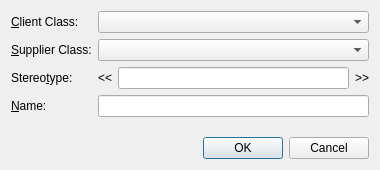
<?xml version="1.0" encoding="UTF-8"?>
<ui version="4.0">
 <class>DependencyDialog</class>
 <widget class="QDialog" name="DependencyDialog">
  <property name="geometry">
   <rect>
    <x>0</x>
    <y>0</y>
    <width>380</width>
    <height>170</height>
   </rect>
  </property>
  <property name="windowTitle">
   <string>Dependency</string>
  </property>
  <layout class="QVBoxLayout" name="mainLayout">
   <item>
    <layout class="QFormLayout" name="formLayout">
     <item row="0" column="0">
      <widget class="QLabel" name="labelFromClass">
       <property name="text">
        <string>&amp;Client Class:</string>
       </property>
       <property name="buddy">
        <cstring>comboFromClass</cstring>
       </property>
      </widget>
     </item>
     <item row="0" column="1">
      <widget class="QComboBox" name="comboFromClass"/>
     </item>
     <item row="1" column="0">
      <widget class="QLabel" name="labelToClass">
       <property name="text">
        <string>&amp;Supplier Class:</string>
       </property>
       <property name="buddy">
        <cstring>comboToClass</cstring>
       </property>
      </widget>
     </item>
     <item row="1" column="1">
      <widget class="QComboBox" name="comboToClass"/>
     </item>
     <item row="2" column="0">
      <widget class="QLabel" name="labelStereotype">
       <property name="text">
        <string>Stereo&amp;type:</string>
       </property>
       <property name="buddy">
        <cstring>lineEditStereotype</cstring>
       </property>
      </widget>
     </item>
     <item row="2" column="1">
      <layout class="QHBoxLayout" name="stereotypeRow">
       <item>
        <widget class="QLabel" name="labelGuillemetOpen">
         <property name="text">
          <string>&lt;&lt;</string>
         </property>
        </widget>
       </item>
       <item>
        <widget class="QLineEdit" name="lineEditStereotype"/>
       </item>
       <item>
        <widget class="QLabel" name="labelGuillemetClose">
         <property name="text">
          <string>&gt;&gt;</string>
         </property>
        </widget>
       </item>
      </layout>
     </item>
     <item row="3" column="0">
      <widget class="QLabel" name="labelName">
       <property name="text">
        <string>&amp;Name:</string>
       </property>
       <property name="buddy">
        <cstring>lineEditName</cstring>
       </property>
      </widget>
     </item>
     <item row="3" column="1">
      <widget class="QLineEdit" name="lineEditName"/>
     </item>
    </layout>
   </item>
   <item>
    <spacer name="verticalSpacer">
     <property name="orientation">
      <enum>Qt::Orientation::Vertical</enum>
     </property>
     <property name="sizeHint" stdset="0">
      <size>
       <width>20</width>
       <height>10</height>
      </size>
     </property>
    </spacer>
   </item>
   <item>
    <widget class="QDialogButtonBox" name="buttonBox">
     <property name="orientation">
      <enum>Qt::Orientation::Horizontal</enum>
     </property>
     <property name="standardButtons">
      <set>QDialogButtonBox::StandardButton::Cancel|QDialogButtonBox::StandardButton::Ok</set>
     </property>
    </widget>
   </item>
  </layout>
 </widget>
 <resources/>
 <connections/>
</ui>
